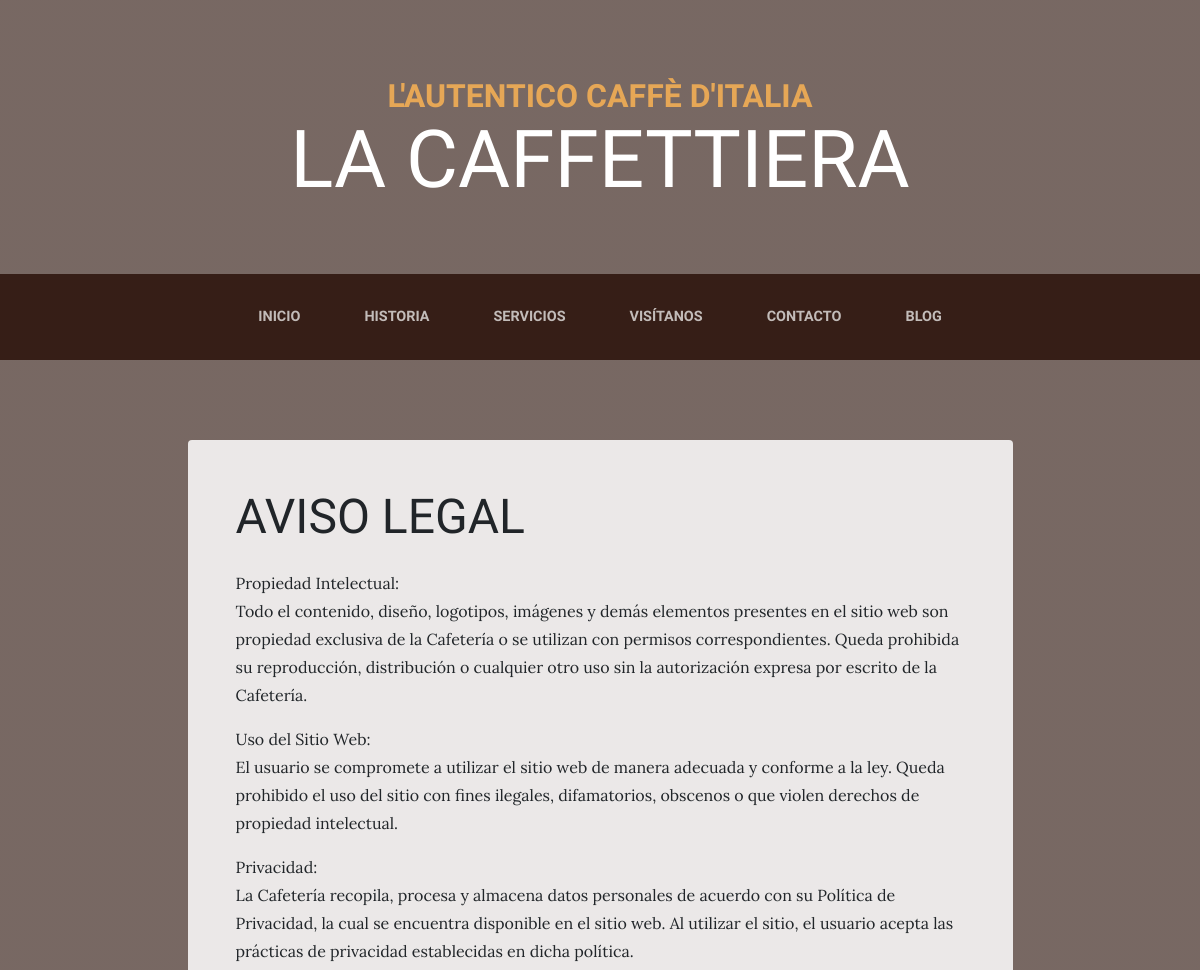
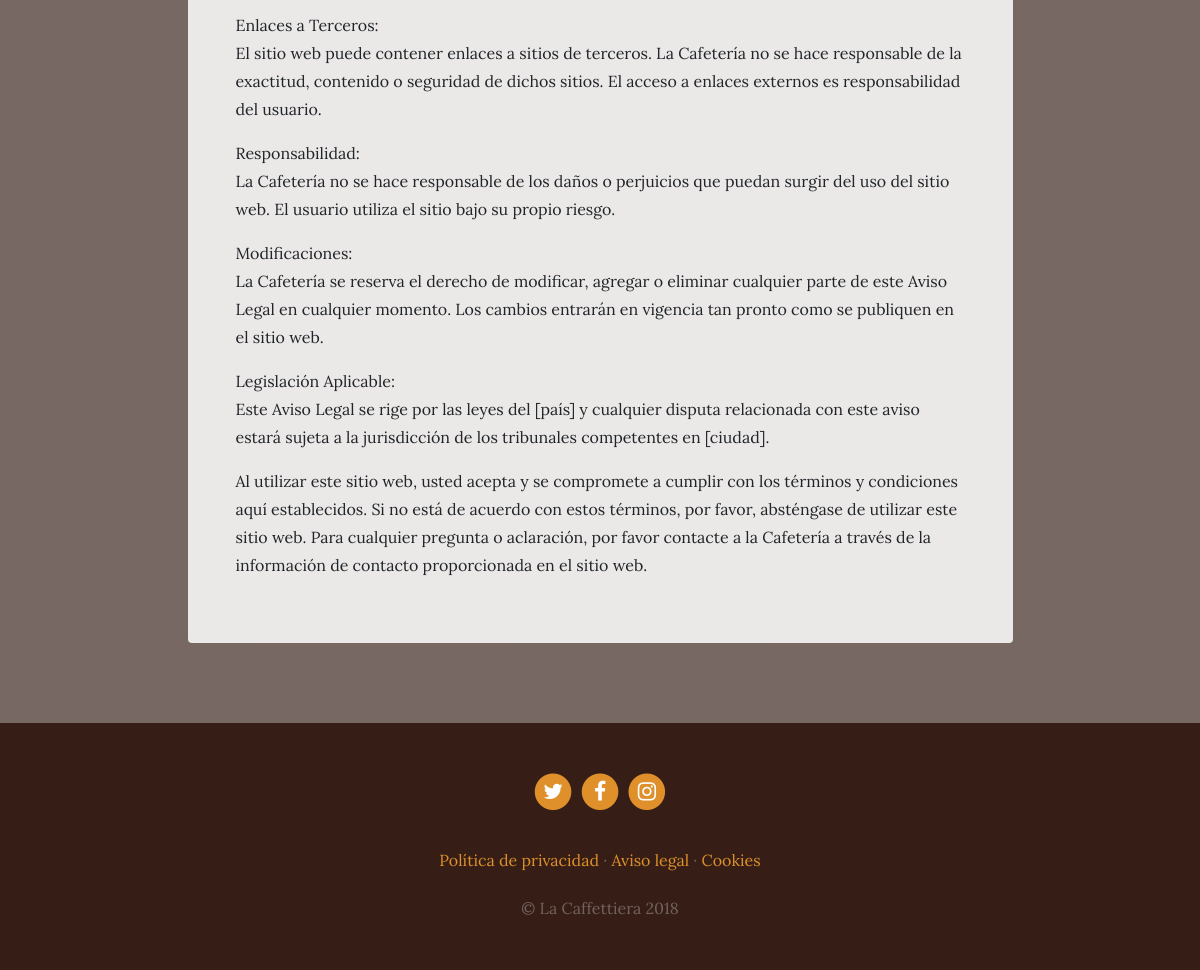
/page/1/, run on the app's committed database (2 pictures, top to bottom).
### pages/models.py (models this page shows, shortened)
class Page(models.Model):
    title = models.CharField(verbose_name="Título", max_length=200)
    content = models.TextField(verbose_name="Contenido")
    created = models.DateTimeField(
        auto_now_add=True, verbose_name="fecha de creacion")
    updated = models.DateTimeField(
        auto_now=True, verbose_name="fecha de edicion")
    class Meta:
        verbose_name = "página"
        verbose_name_plural = "páginas"
        ordering = ['title']

### pages/views.py (the view)
# urls.py: path('<int:page_id>/', views.pages, name="page"),
def pages(request, page_id):
    page = get_object_or_404(Page, id=page_id)
    return render(request, "pages/sample.html", {'page': page})

### social/processors.py (called while the page is built)
def ctx_dict(request):
    ctx = {}
    links = Link.objects.all()
    for link in links:
        ctx[link.key] = link.url
    return ctx

### pages/templates/pages/sample.html (shortened to what this page needs)
{% extends 'core/base.html' %}
{% load static %}
{% block content %}
<section class="page-section about-heading">
  <div class="container">
    <div class="about-heading-content mbtm">
      <div class="row">
        <div class="col-xl-9 col-lg-10 mx-auto">
          <div class="bg-faded rounded p-5 forced">
            <h2 class="section-heading mb-4">
              <span class="section-heading-lower">{{page.title}}</span>
            </h2>
            <div class="section-content">
              {{page.content|linebreaks}}
          </div>
        </div>
      </div>
    </div>
  </div>
</section>
{% endblock %}

### core/static/core/css/business-casual.css (style rules this page uses)
body { font-family: 'Lora'; background: linear-gradient(rgba(47, 23, 15, 0.65), rgba(47, 23, 15, 0.65)), url("../img/bg.jpg"); background-attachment: fixed; background-position: center; background-size: cover; }
h1, h2, h3, h4, h5, h6 { font-family: 'Raleway'; }
p { line-height: 1.75; }
.page-section { margin-top: 5rem; margin-bottom: 5rem; }
.section-heading { text-transform: uppercase; }
.section-heading .section-heading-lower { display: block; font-size: 3rem; font-weight: 100; }
.bg-faded { background-color: rgba(255, 255, 255, 0.85); }
@media (min-width: 992px) { .about-heading .about-heading-content { margin-top: -5rem; position: relative; z-index: 1; } }
.mbtm { padding-top: 5rem; }
.section-content { font-family: 'Lora' !important; font-size: 16px !important; font-weight: 400 !important; line-height: 28px !important; }

### data on the page
Page: title "AVISO LEGAL", content "Propiedad Intelectual: Todo el contenido, diseño, logotipos, imágenes y demás elementos presentes en el sitio web son propiedad exclusiva de la Cafetería o se utilizan con permisos correspondientes. Queda prohibida su reproducción, distribución o cualquier otro uso sin la autorización expresa por escrito de la Cafetería. Uso del Sitio Web: El usuario se compromete a utilizar el sitio web de manera adecuada y conforme a la ley. Queda prohibido el uso del sitio con fines ilegales, difamatorios, obscenos o que violen derechos de propiedad intelectual. Privacidad: La Cafetería recopila, procesa y almacena datos personales de acuerdo con su Política de Privacidad, la cual se encuentra disponible…"
